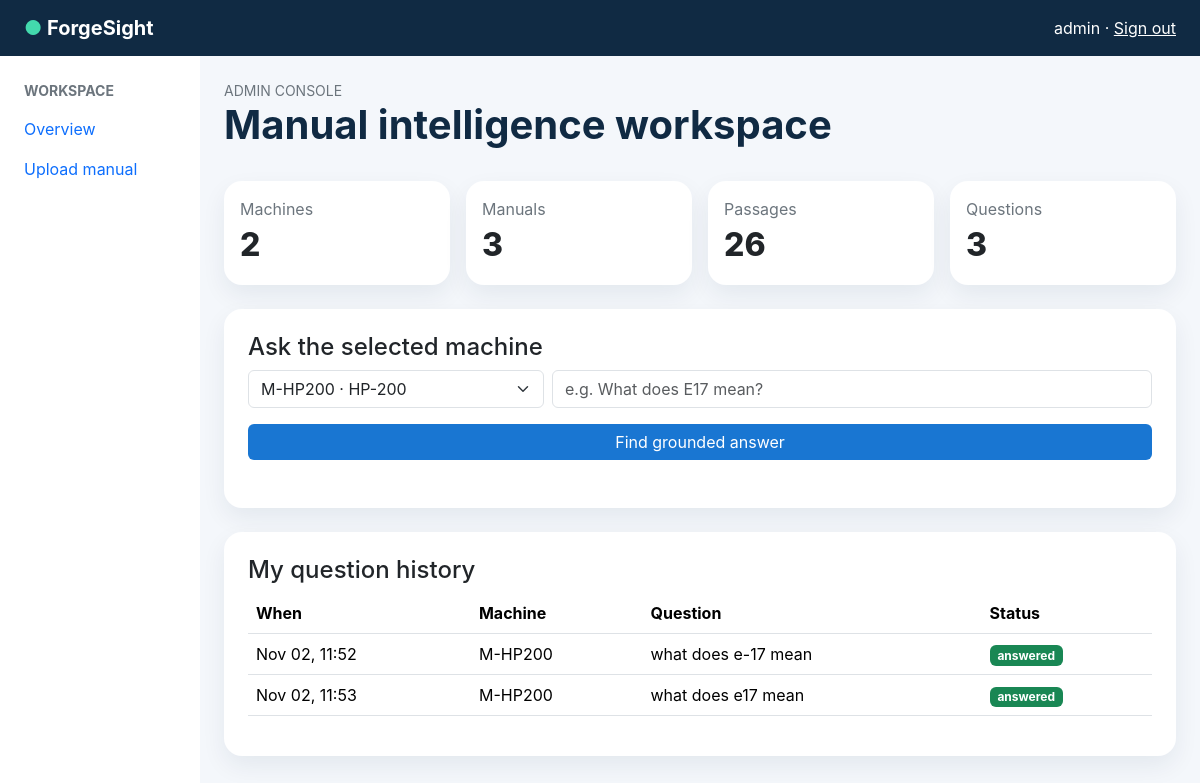
The page /dashboard/ (signed in) on the database its author committed.
### assistant/models.py (models this page shows, shortened)
class Question(models.Model):
    STATUS=[('answered','Answered'),('insufficient','Insufficient evidence')]
    user=models.ForeignKey(User,on_delete=models.SET_NULL,null=True); machine=models.ForeignKey(Machine,on_delete=models.PROTECT); question=models.TextField(); answer=models.TextField(); status=models.CharField(max_length=20,choices=STATUS); created_at=models.DateTimeField(auto_now_add=True)

class Machine(models.Model):
    machine_id=models.CharField(max_length=40,unique=True); model=models.CharField(max_length=80); name=models.CharField(max_length=160); created_at=models.DateTimeField(auto_now_add=True)

### assistant/views.py (the view)
# urls.py: urlpatterns=[path('',views.home,name='home'),path('login/',views.login_view,name='login'),path('logout/',views.logout_view,name='logout'),path('dashboard/',views.dashboard,name='dashboard'),path('uplo
@login_required
def dashboard(request):
 r=role(request.user); ctx={'role':r,'machines':Machine.objects.all(),'questions':Question.objects.filter(user=request.user).select_related('machine')[:10],'stats':{'machines':Machine.objects.count(),'manuals':Manual.objects.count(),'passages':Passage.objects.count(),'questions':Question.objects.count()}}
 if r=='supervisor': ctx['questions']=Question.objects.select_related('machine','user').order_by('-created_at')[:50]
 return render(request,'dashboard.html',ctx)

### assistant/views.py (called while the page is built)
def role(u):
    if u.is_superuser or u.username.lower() == 'admin': return 'admin'
    if u.username.lower() == 'supervisor': return 'supervisor'
    return 'engineer'

### templates/dashboard.html (shortened to what this page needs)
{% extends 'base.html' %}{% block content %}<div class='container-fluid'><div class='row'><aside class='col-lg-2 sidebar p-4'><div class='small text-uppercase text-secondary fw-bold mb-3'>Workspace</div><a class='d-block mb-3 text-decoration-none' href='/dashboard/'>Overview</a>{% if role == 'admin' %}<a class='d-block mb-3 text-decoration-none' href='/upload/'>Upload manual</a>{% endif %}</aside><main class='col-lg-10 p-4'><div class='d-flex justify-content-between align-items-center mb-4'><div><div class='text-secondary small text-uppercase'>{{role}} console</div><h1 class='fw-bold'>Manual intelligence workspace</h1></div></div><div class='row g-3 mb-4'>{% for key,val in stats.items %}<div class='col-md-3'><div class='card p-3'><div class='text-secondary text-capitalize'>{{key}}</div><div class='metric'>{{val}}</div></div></div>{% endfor %}</div>{% if role == 'engineer' or role == 'admin' %}<div class='card p-4 mb-4'><h4>Ask the selected machine</h4><div class='row g-2'><div class='col-md-4'><select id='machine' class='form-select'>{% for m in machines %}<option value='{{m.id}}'>{{m.machine_id}} · </option>{% endfor %}</select></div><div class='col-md-8'><input id='question' class='form-control' placeholder='e.g. What does E17 mean?'></div></div><button id='ask' class='btn btn-primary mt-3'>Find grounded answer</button></div>{% endif %}<div class='card p-4'><h4>{% if role == 'supervisor' %}Question review{% else %}My question history{% endif %}</h4><div class='table-responsive'><table class='table align-middle'><thead><tr><th>When</th><th>Machine</th><th>Question</th><th>Status</th></tr></thead><tbody>{% for q in questions %}<tr><td>{{q.created_at|date:'M d, H:i'}}</td><td>{{q.machine.machine_id}}</td><td>{{q.question}}</td><td><span class='badge {% if q.status == "answered" %}bg-success{% else %}bg-warning text-dark{% endif %}'>{{q.status}}</span></td></tr>{% empty %}<tr><td colspan='4' class='text-secondary'>No questions yet.</td></tr>{% endfor %}</tbody></table></div></div></main></div></div>{% endblock %}

### templates/base.html (shortened to what this page needs)
<!doctype html><html><head><link href='https://cdn.jsdelivr.net/npm/bootstrap@5.3.3/dist/css/bootstrap.min.css' rel='stylesheet'><link rel='stylesheet' href='/static/app.css'></head><body><nav class='navbar navbar-dark px-4'><a class='navbar-brand fw-bold' href='/'><span class='brand-dot'>●</span> ForgeSight</a>{% if user.is_authenticated %}<div class='text-white'>{{user.username}} · <a class='text-white' href='/logout/'>Sign out</a></div>{% endif %}</nav>{% block content %}{% endblock %}</body></html>

### static/app.css (style rules this page uses)
:root { --navy:#102a43;--blue:#1976d2;--mint:#d9f7ee }
body { background:#f4f7fb;color:#102a43;font-family:Inter,system-ui,sans-serif }
.navbar { background:var(--navy) }
.card { border:0;border-radius:18px;box-shadow:0 10px 25px #102a4312 }
.metric { font-size:2rem;font-weight:800 }
.sidebar { min-height:calc(100vh - 56px);background:#fff }
.brand-dot { color:#43d9ad }
.btn-primary { background:#1976d2;border:0 }

### rows shown on the page
Question: created_at "Nov 02, 11:52", machine.machine_id "M-HP200", question "what does e-17 mean", status "answered"
Question: created_at "Nov 02, 11:53", machine.machine_id "M-HP200", question "what does e17 mean", status "answered"

### other values the page prints
{{ user.username }} "admin"
{{ role }} "ADMIN"
{{ key }} "Machines" "Manuals" "Passages" "Questions"
{{ val }} "2" "3" "26" "3"
form field value "M-HP200 · HP-200"
